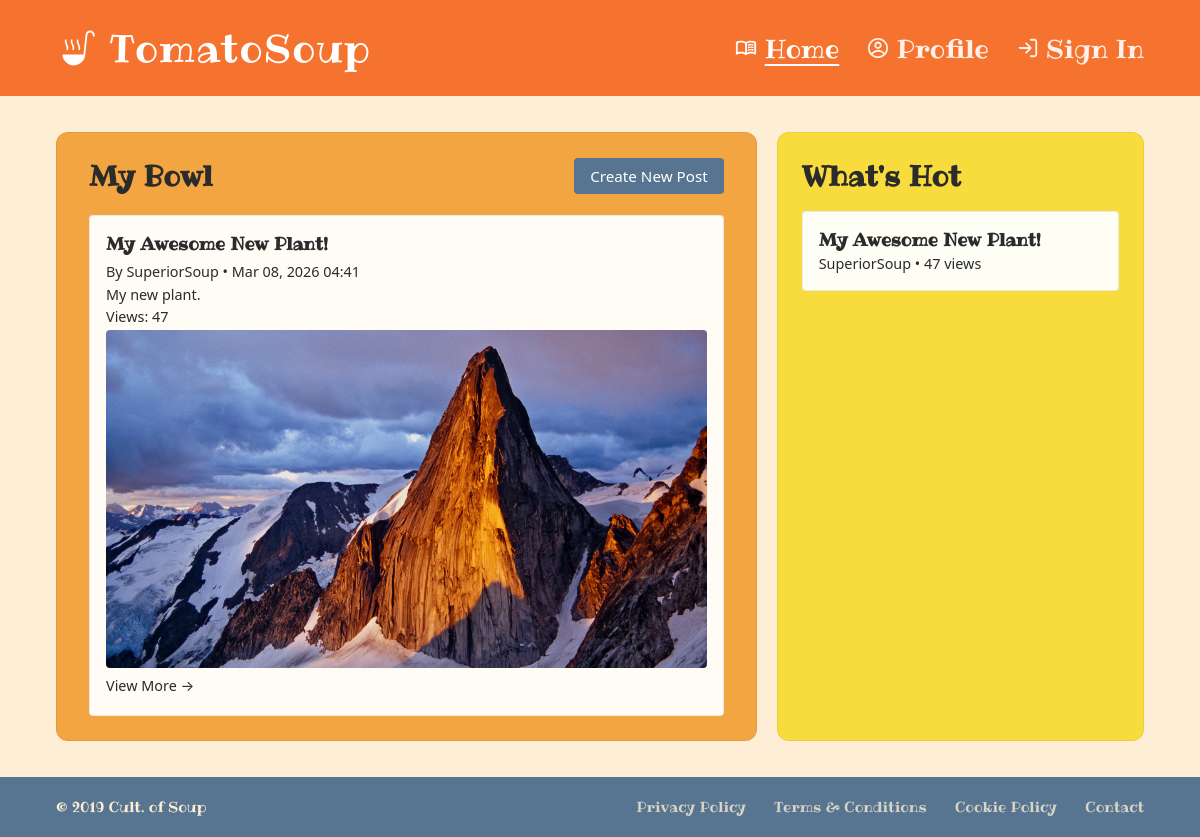
The app's page / (signed in), older data.
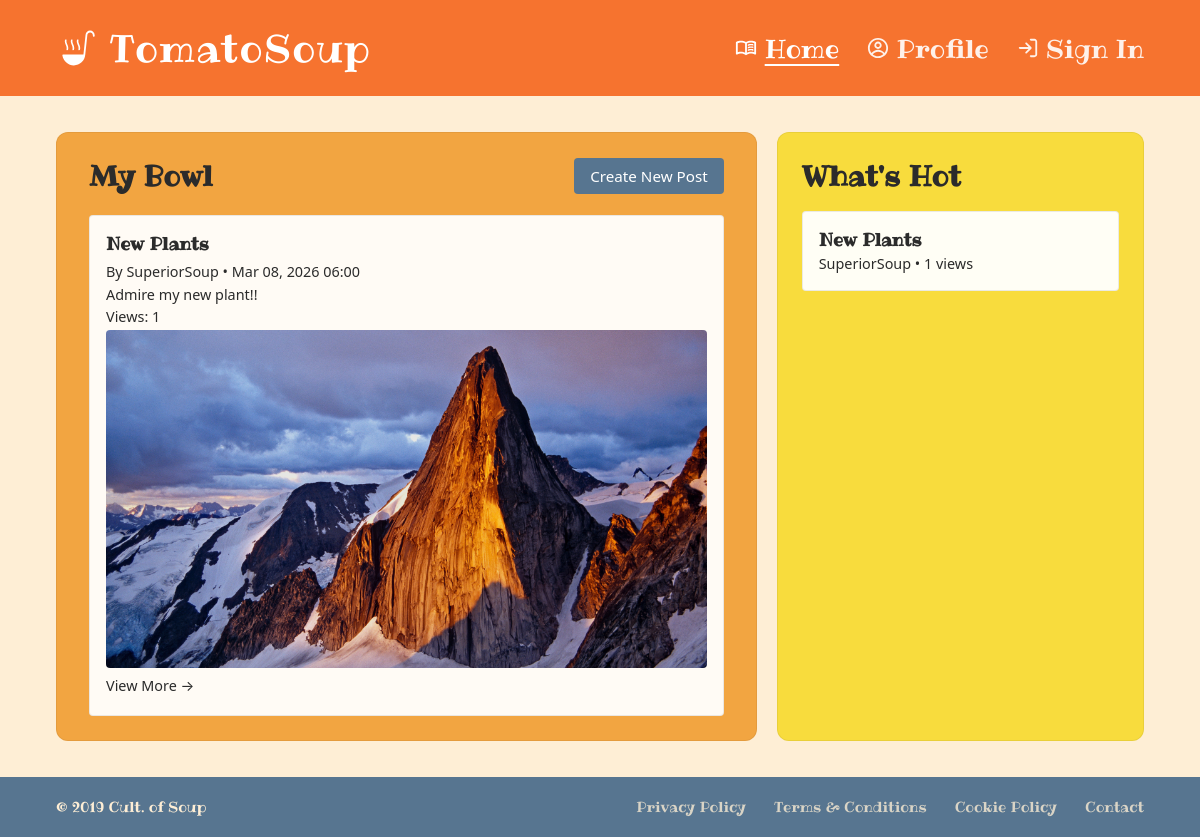
The same page, newer data.
### Soup/models.py (models this page shows, shortened)
class Post(models.Model):
    id = models.UUIDField(primary_key=True, default=uuid.uuid4, editable=False)
    title = models.CharField(max_length=300, blank=True)
    description = models.TextField(blank=True)
    author = models.ForeignKey(Author, on_delete=models.CASCADE)
    hobby = models.CharField(max_length=300, choices=HOBBY, default='PLANTS')
    published = models.DateTimeField(default=timezone.now)
    views = models.PositiveIntegerField(default=0)

class Author(AbstractBaseUser, PermissionsMixin):
    id = models.UUIDField(primary_key=True, default=uuid.uuid4, editable=False)
    username = models.CharField(max_length=150, unique=True)
    email = models.CharField(blank=True)
    password = models.CharField(max_length=128, default="thisisapassword")
    pronouns = models.CharField(max_length=128, default="")
    hobby = JSONField(default=list, blank=True) # This will be a list of strings of hobbies that the user has selected
    date_joined = models.DateTimeField(default=timezone.now)
    is_superuser = models.BooleanField(default=False)
    is_staff = models.BooleanField(default=False)
    is_active = models.BooleanField(default=True)
    objects = UserManager()
    USERNAME_FIELD = "username"
    REQUIRED_FIELDS = ["email", "password"]

class Image(models.Model):
    id = models.UUIDField(primary_key=True, default=uuid.uuid4, editable=False)
    post = models.ForeignKey(Post, on_delete=models.CASCADE)
    image = models.ImageField(upload_to='entry_images/')
    order = models.PositiveIntegerField(default=0)
    class Meta:
        ordering = ['order']

### Soup/views.py (the view)
# urls.py: path('', views.home_view, name='home'),
@login_required
def home_view(request):
    author = request.user
    if author.hobby == '':
        author_hobbies = []
    else:
        author_hobbies = json.loads(author.hobby)
    if len(author_hobbies) > 0:
        feed_posts = (
            Post.objects
            .select_related("author")
            .prefetch_related("image_set")
            .filter(hobby__in=author_hobbies)
            .order_by("-published")
        )
    else:
        feed_posts = Post.objects.none()
    spotlight_feed = request.GET.get("spotlight", "views")
    if spotlight_feed == "newest":
        whats_new_posts = Post.objects.select_related("author").prefetch_related("image_set").order_by("-published")[:10]
    else:
        whats_new_posts = Post.objects.select_related("author").prefetch_related("image_set").order_by("-views")[:10]
    context = {
        "author": author,
        "feed_posts": feed_posts,
        "whats_new_posts": whats_new_posts,
        "spotlight_mode": spotlight_feed,
    }
    return render(request, "home.html", context)

### Soup/templates/home.html (shortened to what this page needs)
{% extends 'base.html' %}
{% load static %}
{% block head %}
  <link rel="stylesheet" href="{% static 'css/home.css' %}" />
{% endblock %}
{% block content %}
  <div class="home-layout">
    <section class="home-my-bowl" aria-labelledby="my-bowl-heading">
      <div class="home-my-bowl-header">
        <h2 id="my-bowl-heading">My Bowl</h2>
        <a href="{% url 'new_post' %}" class="home-create-post-btn">Create New Post</a>
      </div>
      <div class="home-my-bowl-list">
        {% for post in feed_posts %}
          <article>
            <h3>{{ post.title|default:"Untitled Post" }}</h3>
            <p>By {{ post.author.username }} • {{ post.published|date:"M d, Y H:i" }}</p>
            <p>{{ post.description|truncatewords:30 }}</p>
            <p>Views: {{ post.views }}</p>
            {% with post.image_set.all as images %}
              {% if images %}
                <img src="{{ images.0.image.url }}" alt="" style="max-width: 100%; height: auto; border-radius: 4px;" />
              {% endif %}
            {% endwith %}
            <p><a href="{% url 'post' post.id %}">View More →</a></p>
          </article>
        {% empty %}
          <p>No posts from your hobbies yet. Pick hobbies on your profile or create a post.</p>
        {% endfor %}
      </div>
    </section>
    <section class="home-whats-hot" aria-labelledby="whats-hot-heading">
      <h2 id="whats-hot-heading">What's Hot</h2>
      <div class="home-whats-hot-list">
        {% for post in whats_new_posts %}
          <a href="{% url 'post' post.id %}" class="home-post-teaser">
            <strong>{{ post.title|default:"Untitled Post" }}</strong><br />
            <small>{{ post.author.username }} • {{ post.views }} views</small>
          </a>
        {% empty %}
          <p>No posts yet.</p>
        {% endfor %}
      </div>
    </section>
  </div>
{% endblock %}

### Soup/templates/base.html (shortened to what this page needs)
{% load static %}
<!DOCTYPE HTML>
<html lang="en">
    <head>
        <link rel="stylesheet" href="{% static 'css/global.css' %}">
        {% block head %}{% endblock %}
    </head>
    <body>
        <header class="topbar">
            <section class="topbar-left">
                <a href="#" class="topbar-logo">
                    <img
                        src="{% static 'icons/tomatosoup-icon.svg' %}"
                        alt="Tomato Soup logo">
                    <span class="topbar-title">TomatoSoup</span>
                </a>
            </section>
            <nav class="topbar-right" aria-label="Primary">
                <a href="{% url 'home' %}" class="topbar-link {% if request.resolver_match.url_name == 'home' %}topbar-link--active{% endif %}">
                    <span class="topbar-link-icon" aria-hidden="true">
                        <img src="{% static 'icons/Icon Left_home.svg' %}" alt="" />
                    </span>
                    <span class="topbar-link-label">Home</span>
                </a>
                <a href="{% url 'profile' %}" class="topbar-link {% if request.resolver_match.url_name == 'profile' %}topbar-link--active{% endif %}">
                    <span class="topbar-link-icon" aria-hidden="true">
                        <img src="{% static 'icons/Icon Left_profile.svg' %}" alt="" />
                    </span>
                    <span class="topbar-link-label">Profile</span>
                </a>
                <a href="{% url 'login' %}" class="topbar-link {% if request.resolver_match.url_name == 'login' %}topbar-link--active{% endif %}">
                    <span class="topbar-link-icon" aria-hidden="true">
                        <img src="{% static 'icons/Icon Left_signin.svg' %}" alt="" />
                    </span>
                    <span class="topbar-link-label">Sign In</span>
                </a>
            </nav>
        </header>
        <main class="page-content">{% block content %}{% endblock %}</main>
        <footer class="footer">
            <div class="footer-left">
                <span>&copy; 2019 Cult. of Soup</span>
            </div>
            <nav class="footer-links" aria-label="Footer">
                <a href="#" class="footer-link">Privacy Policy</a>
                <a href="#" class="footer-link">Terms &amp; Conditions</a>
                <a href="#" class="footer-link">Cookie Policy</a>
                <a href="#" class="footer-link">Contact</a>
            </nav>
        </footer>
    </body>
</html>

### Soup/static/css/global.css (style rules this page uses)
:root { --ts-palette-dark-teal: #008080; --ts-palette-blue-gray: #577590; --ts-palette-cyan: #00C3D0; --ts-palette-teal: #00C8B3; --ts-palette-green: #34C759; --ts-palette-light-green: #98D8A0; --ts-palette-periwinkle: #B8C5D6; --ts-palette-salmon: #D78A76; --ts-palette-amber: #F2A541; --ts-palette-orange: #F6732F; --ts-palette-burnt-orange: #B85C38; --ts-palette-yellow: #F8DC3D; --ts-palette-cream: #FEEED5; --ts-palette-white: #FFFFFF; --ts-color-header: var(--ts-palette-orange); --ts-color-header-text: var(--ts-palette-white); --ts-color-bg: var(--ts-palette-cream); --ts-color-footer: var(--ts-palette-blue-gray); --ts-color-footer-text: var(--ts-palette-cream); --ts-color-link: var(--ts-palette-cream); --ts-color-link-muted: rgba(254, 238, 213, 0.78); --ts-font-body: "Segoe UI", system-ui, -apple-system, sans-serif; }
*, *::before, *::after { box-sizing: border-box; }
html, body { height: 100%; }
body { margin: 0; font-family: "Ribeye", cursive; background-color: var(--ts-color-bg); color: #2b2b2b; display: flex; flex-direction: column; }
a { color: inherit; text-decoration: none; }
.topbar { background-color: var(--ts-color-header); color: var(--ts-color-header-text); display: flex; align-items: center; justify-content: space-between; padding: 0 3.5rem; min-height: 96px; }
.topbar-left { display: flex; align-items: center; }
.topbar-logo { display: inline-flex; align-items: center; gap: 0.6rem; }
.topbar-logo, .topbar-logo:link, .topbar-logo:visited, .topbar-logo:hover, .topbar-logo:active, .topbar-logo:focus, .topbar-logo:focus-visible { text-decoration: none !important; }
.topbar-logo img { height: 44px; width: auto; display: block; }
.topbar-title { font-family: "Ribeye", cursive; font-size: 2.4rem; letter-spacing: 0.03em; }
.topbar-right { display: flex; align-items: center; gap: 1.75rem; font-size: 1.6rem; }
.topbar-link { display: inline-flex; align-items: center; gap: 0.45rem; color: var(--ts-color-header-text); opacity: 0.9; }
.topbar-link--active { text-decoration: underline; text-underline-offset: 0.25em; color: #fff; opacity: 1; }
.topbar-link-icon { display: inline-flex; align-items: center; justify-content: center; width: 22px; height: 22px; }
.topbar-link-icon img { width: 100%; height: 100%; object-fit: contain; display: block; filter: brightness(0) invert(1); }
.topbar-link-label { text-transform: capitalize; }
.page-content { flex: 1; display: flex; flex-direction: column; min-height: 0; padding: 2.25rem 3.5rem; }
.footer { background-color: var(--ts-color-footer); color: var(--ts-color-footer-text); display: flex; align-items: center; justify-content: space-between; padding: 1.25rem 3.5rem; font-size: 0.9rem; }
.footer-links { display: flex; align-items: center; gap: 1.75rem; }
.footer-link { color: var(--ts-color-link-muted); }

Row changes from the older to the newer data that the page shows:
removed Post: title "My Awesome New Plant!", author.username "SuperiorSoup", published "Mar 08, 2026 04:41", description "My new plant.", views "47", image_set.all.0.image (picture)
added Post: title "New Plants", author.username "SuperiorSoup", published "Mar 08, 2026 06:00", description "Admire my new plant!!", views "1", image_set.all.0.image (picture)
